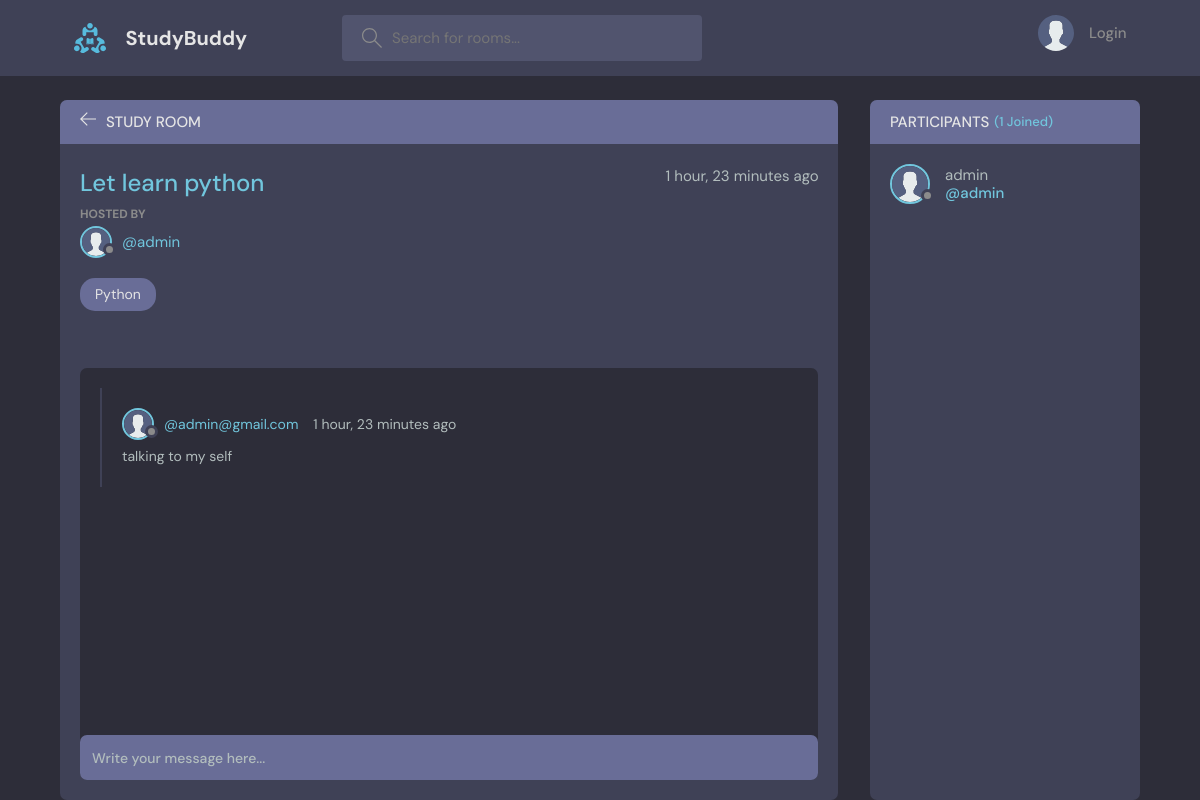
The page /room/1/ on the database its author committed.
### base/models.py (models this page shows, shortened)
class Room(models.Model):
    host = models.ForeignKey(User, on_delete= models.SET_NULL, null= True)
    name = models.CharField(max_length=200)
    topic = models.ForeignKey(Topic, on_delete= models.SET_NULL, null= True)
    description = models.TextField(null=True, blank=True)
    participants = models.ManyToManyField(User,related_name='participants', blank= True)
    updated = models.DateTimeField(auto_now=True)
    created = models.DateTimeField(auto_now_add=True)
    class Meta:
        ordering = ['-updated','-created']

class User(AbstractUser):
    name = models.CharField(max_length= 200, null=True)
    email = models.EmailField(unique=True,null=True)
    bio = models.TextField(null=True)
    avatar = models.ImageField(null=True, default="avatar.svg")
    USERNAME_FIELD = 'email'
    REQUIRED_FIELDS = []

class Topic(models.Model):
    name = models.CharField(max_length=200)
    def __str__(self):
        return self.name

class Message(models.Model):
    user = models.ForeignKey(User, on_delete= models.CASCADE)
    room = models.ForeignKey(Room, on_delete= models.CASCADE)
    body = models.TextField()
    updated = models.DateTimeField(auto_now=True)
    created = models.DateTimeField(auto_now_add=True)
    class Meta:
        ordering = ['-updated','-created']

### base/views.py (the view, shortened to what this page needs)
# urls.py: path('room/<str:pk>/', views.room, name="room"),
def room(request, pk):
    room = Room.objects.get(id = pk)
    room_messages = room.message_set.all()
    participants = room.participants.all()
    context = {
        'room': room,
        'room_messages': room_messages,
        'participants': participants
        }
    return render(request, 'base/room.html', context)

### base/templates/base/room.html (shortened to what this page needs)
{% extends 'main.html' %}
{% block content %}
    <main class="profile-page layout layout--2">
      <div class="container">
        <div class="room">
          <div class="room__top">
            <div class="room__topLeft">
              <a href="{% url 'home' %}">
                <svg version="1.1" xmlns="http://www.w3.org/2000/svg" width="32" height="32" viewBox="0 0 32 32">
                  <title>arrow-left</title>
                  <path
                    d="M13.723 2.286l-13.723 13.714 13.719 13.714 1.616-1.611-10.96-10.96h27.625v-2.286h-27.625l10.965-10.965-1.616-1.607z"
                  ></path>
                </svg>
              </a>
              <h3>Study Room</h3>
            </div>
          </div>
          <div class="room__box scroll">
            <div class="room__header scroll">
              <div class="room__info">
                <h3>{{room.name}}</h3>
                <span>{{room.created|timesince}} ago</span>
              </div>
              <div class="room__hosted">
                <p>Hosted By</p>
                <a href="{% url 'user-profile' room.host.id %}" class="room__author">
                  <div class="avatar avatar--small">
                    <img src="{{room.host.avatar.url}}" />
                  </div>
                  <span>@{{room.host.username}}</span>
                </a>
              </div>
              <span class="room__topics">{{room.topic}}</span>
            </div>
            <div class="room__conversation">
              <div class="threads scroll">
                {% for message in room_messages %}
                <div class="thread">
                  <div class="thread__top">
                    <div class="thread__author">
                      <a href="{% url 'user-profile' message.user.id %}" class="thread__authorInfo">
                        <div class="avatar avatar--small">
                          <img src="{{message.user.avatar.url}}" />
                        </div>
                        <span>@{{message.user}}</span>
                      </a>
                      <span class="thread__date">{{message.created | timesince}} ago</span>
                    </div>
                  </div>
                  <div class="thread__details">
                    {{message.body}}
                  </div>
                </div>
                {% endfor %}
              </div>
            </div>
          </div>
          <div class="room__message">
            <form action="" method="post">
              <input name="body" placeholder="Write your message here..." />
            </form>
          </div>
        </div>
        <div class="participants">
          <h3 class="participants__top">Participants <span>({{participants.count}} Joined)</span></h3>
          <div class="participants__list scroll">
            {% for user in participants %}
            <a href="{% url 'user-profile' user.id %}" class="participant">
              <div class="avatar avatar--medium">
                <img src="{{room.host.avatar.url}}" />
              </div>
              <p>
                {{user.username}}
                <span>@{{user.username}}</span>
              </p>
            </a>
            {% endfor %}
          </div>
        </div>
      </div>
    </main>
{% endblock content %}

### templates/main.html (shortened to what this page needs)
<!DOCTYPE html>
{% load static %}
<html lang="en">
  <head>
    <link rel="stylesheet" href="{% static 'styles/style.css' %}" />
  </head>
  <body>
    {% include 'navbar.html' %}
    {% block content %}
    {% endblock %}
  </body>
</html>

### templates/navbar.html (shortened to what this page needs)
{% load static %}
<header class="header header--loggedIn">
    <div class="container">
      <a href="{% url 'home' %}" class="header__logo">
        <img src="{% static 'images/logo.svg' %}" />
        <h1>StudyBuddy</h1>
      </a>
      <form class="header__search" method="get" action="{% url 'home' %}">
        <label>
          <input name="q" placeholder="Search for rooms..." />
        </label>
      </form>
      <nav class="header__menu">
        {% if request.user.is_authenticated %}
        <div class="header__user">
          <a href="{% url 'update-user' %}">
            <div class="avatar avatar--medium active">
              <img src="{{request.user.avatar.url}}" />
            </div>
            <p>{{request.user.username}} <span>@{{request.user.username}}</span></p>
          </a>
          <button class="dropdown-button">
            <svg version="1.1" xmlns="http://www.w3.org/2000/svg" width="32" height="32" viewBox="0 0 32 32">
              <title>chevron-down</title>
              <path d="M16 21l-13-13h-3l16 16 16-16h-3l-13 13z"></path>
            </svg>
          </button>
        </div>
        {% else %}
        <a href="{% url 'login' %}">
          <img src="{% static 'images/avatar.svg' %}" />
          <p>Login</p>
        </a>
        {% endif %}
      </nav>
    </div>
  </header>

### rows shown on the page
Room: name "Let learn python", created "1 hour, 23 minutes", host.avatar (placeholder picture), host.username "admin", topic "Python"
Message: user.avatar (placeholder picture), user "admin@gmail.com", created "1 hour, 23 minutes", body "talking to my self"
User: host.avatar (placeholder picture), username "admin"

### other values the page prints
{{ participants.count }} "1"
